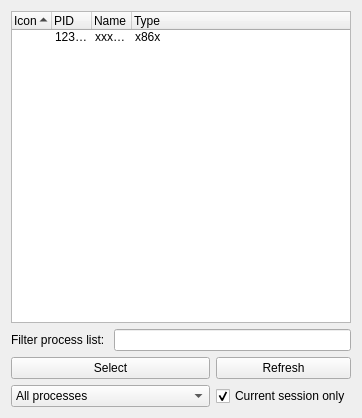
<?xml version="1.0" encoding="UTF-8"?>
<ui version="4.0">
 <class>frm_proc</class>
 <widget class="QWidget" name="frm_proc">
  <property name="geometry">
   <rect>
    <x>0</x>
    <y>0</y>
    <width>362</width>
    <height>418</height>
   </rect>
  </property>
  <property name="windowTitle">
   <string>Select a process</string>
  </property>
  <property name="windowIcon">
   <iconset resource="GuiMain.qrc">
    <normaloff>:/GuiMain/GH Icon.ico</normaloff>:/GuiMain/GH Icon.ico</iconset>
  </property>
  <layout class="QGridLayout" name="gridLayout">
   <item row="0" column="0">
    <layout class="QGridLayout" name="grid_proc">
     <item row="1" column="0">
      <widget class="QLabel" name="lbl_filter">
       <property name="text">
        <string>Filter process list:</string>
       </property>
       <property name="buddy">
        <cstring>txt_filter</cstring>
       </property>
      </widget>
     </item>
     <item row="3" column="2">
      <widget class="QCheckBox" name="cb_session">
       <property name="text">
        <string>Current session only</string>
       </property>
       <property name="checked">
        <bool>true</bool>
       </property>
      </widget>
     </item>
     <item row="2" column="0" colspan="2">
      <widget class="QPushButton" name="btn_select">
       <property name="text">
        <string>Select</string>
       </property>
      </widget>
     </item>
     <item row="2" column="2">
      <widget class="QPushButton" name="btn_refresh">
       <property name="text">
        <string>Refresh</string>
       </property>
      </widget>
     </item>
     <item row="0" column="0" colspan="3">
      <widget class="QTreeWidget" name="tree_process">
       <property name="sortingEnabled">
        <bool>true</bool>
       </property>
       <attribute name="headerMinimumSectionSize">
        <number>40</number>
       </attribute>
       <attribute name="headerDefaultSectionSize">
        <number>40</number>
       </attribute>
       <attribute name="headerStretchLastSection">
        <bool>true</bool>
       </attribute>
       <column>
        <property name="text">
         <string>Icon</string>
        </property>
       </column>
       <column>
        <property name="text">
         <string>PID</string>
        </property>
       </column>
       <column>
        <property name="text">
         <string>Name</string>
        </property>
       </column>
       <column>
        <property name="text">
         <string>Type</string>
        </property>
       </column>
       <item>
        <property name="text">
         <string/>
        </property>
        <property name="text">
         <string>123456</string>
        </property>
        <property name="text">
         <string>xxxxxxxxxxxxxxxxxxxxxxxxx</string>
        </property>
        <property name="text">
         <string>x86x</string>
        </property>
       </item>
      </widget>
     </item>
     <item row="3" column="0" colspan="2">
      <widget class="QComboBox" name="cmb_arch">
       <item>
        <property name="text">
         <string>All processes</string>
        </property>
       </item>
       <item>
        <property name="text">
         <string>x64 processes only</string>
        </property>
       </item>
       <item>
        <property name="text">
         <string>x86 processes only</string>
        </property>
       </item>
      </widget>
     </item>
     <item row="1" column="1" colspan="2">
      <widget class="QLineEdit" name="txt_filter"/>
     </item>
    </layout>
   </item>
  </layout>
 </widget>
 <resources>
  <include location="GuiMain.qrc"/>
 </resources>
 <connections/>
</ui>
